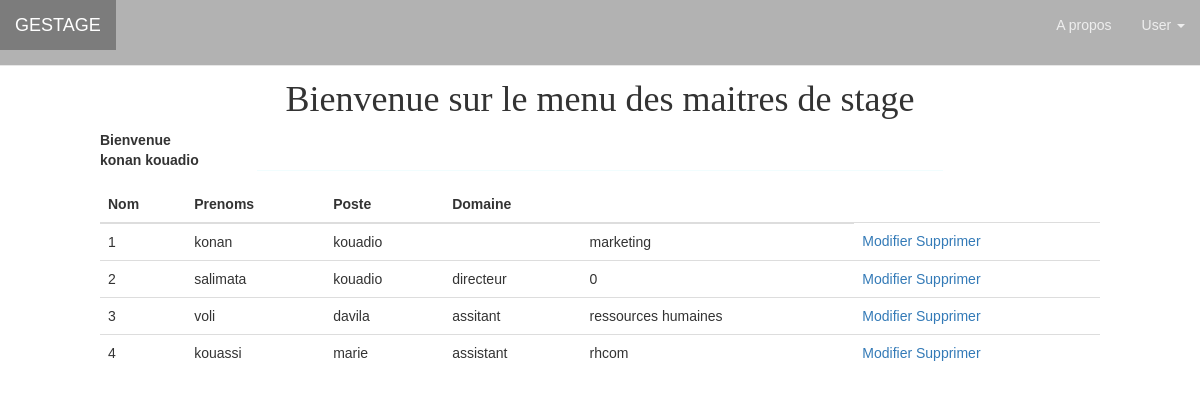
The page /menu_ms.php (signed in) on the database its author committed.
### tables this page shows
CREATE TABLE `maitre` (
  `id` int(11) NOT NULL,
  `email` varchar(100) NOT NULL,
  `mdp` varchar(50) NOT NULL,
  `noms` varchar(50) NOT NULL,
  `prenom` varchar(50) NOT NULL,
  `poste` varchar(50) NOT NULL,
  `domaine` varchar(30) NOT NULL
);

### menu_ms.php (the view, shortened to what this page needs)
<?php include('connection.php');
?>
<!DOCTYPE html>
<html>
<head>
	<link rel="stylesheet" href="css/bootstrap.css" >
	<link rel="stylesheet" href="css/styles.css" >
</head>
<body>
<body style="background-color: white;">
		<div class="container-fluid">
			<div class="row">
				    <nav class="navbar navbar-default navbar-fixed-top navbar-transparent" role="navigation">
    <div class="container-fluid">
      <div class="navbar-header">
        <a class="navbar-brand" href="index.php">GESTAGE</a>
      </div>
        <div class="collapse navbar-collapse" id="bs-example-navbar-collapse-1">
          <ul class="nav navbar-nav navbar-right">
            <li><a href="index.php">
              A propos
            </a></li>
            <li class="dropdown">
              <a href="" class="dropdown-toggle" data-toggle="dropdown">User
              <span class="caret"></span></a>
            </li>
          </ul>
        </div>
      </div>
    </div>
			</div>
		<div class="container">
		<div class="row">
			<h1 style="text-align: center;">Bienvenue sur le menu des maitres de stage</h1>
			<strong>
			<?php
      $sql="SELECT * FROM maitre WHERE id=".$_SESSION['variable'];
		$res=mysqli_query($link,$sql);
		$data=mysqli_fetch_array($res);
		echo 'Bienvenue' .''. '<br>';
		echo $data['noms'].' '.$data['prenom'].'<br>';
			?>   </strong>
			<table>
				<div class="row">
				<div class="col-md-2"></div>
				<div class="col-md-8" style="background-color: #F1FDFE;">
				<table class="table">
					<thead>
						<tr>
							<th>Nom</th>
							<th>Prenoms</th>
							<th>Poste</th>
							<th>Domaine</th>
							<th></th>
						</tr>
					</thead>
					<tbody>
						<?php
							$n=1;
							$list=" SELECT * FROM maitre ";
							$res= mysqli_query($link,$list);
	while ($data = mysqli_fetch_array($res))
		{
						 ?>
						<tr>
							<td><?php echo $n; ?> </td>
							<td><?php echo $data['noms']; ?></td>
							<td><?php echo $data['prenom']; ?></td>
							<td><?php echo $data['poste']; ?></td>
							<td><?php echo $data['domaine']; ?></td>
                            <td>
								<a href="?id=<?php echo $data['id']; ?>">Modifier</a>
								<a href="?sup=<?php echo $data['id']; ?>">Supprimer</a>
							</td>
						</tr>
						<?php $n++;
						 } ?>
					</tbody>
				</table>
				</div>
			</div>
		</div>
	</body>
</body>
</html>

### css/styles.css (style rules this page uses)
body { margin: 0; margin-bottom: 100px; font-family: 'Varela Round', sans-serif; }
.container { max-width: 1000px; margin: 50px auto; }
.navbar-transparent { background-color: rgba(0, 0, 0, 0.2); }
.navbar-transparent .navbar-brand, .navbar-transparent .navbar-nav >li > a { color: #eeeeee; }
body { font-family: "Open-Sans", "Helvetica", "sans-serif"; padding-bottom: 200px; }
h1, h2, h3 { font-family: "Montserrat", "sans-serif"; }
.navbar-transparent { background-color: rgba(0, 0, 0, 0.3); }

### css/nav.css (style rules this page uses)
body { padding-top: 10px; background-color: lemonchiffon; }
.container { padding-right: 15px; padding-left: 15px; margin: auto; }
[class*="col"] { margin-bottom: 15px; }

### css/dropdown.css (style rules this page uses)
.dropdown { position: relative; display: inline-block; border-radius: 16px; }

### rows shown on the page
maitre: noms "konan", prenom "kouadio", domaine "marketing"
maitre: noms "salimata", prenom "kouadio", poste "directeur", domaine "0"
maitre: noms "voli", prenom "davila", poste "assitant", domaine "ressources humaines"
maitre: noms "kouassi", prenom "marie", poste "assistant", domaine "rhcom"
